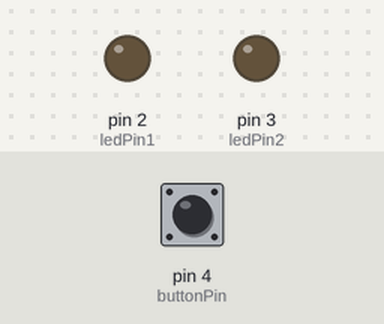
Bench run of a sketch on a simulated Arduino Uno, built with avr-gcc and run on an emulated ATmega328P. Shown: output pins drawn as LEDs (lit = HIGH). Dashed ring = blinking. The inputs (shaded band) are chosen by the test bench; at power-on: pin 4 (buttonPin) HIGH.

Above: at 1.2 s.
1.3 s: pin 4 (buttonPin) pulled LOW for 1 s
At 3.4 s:
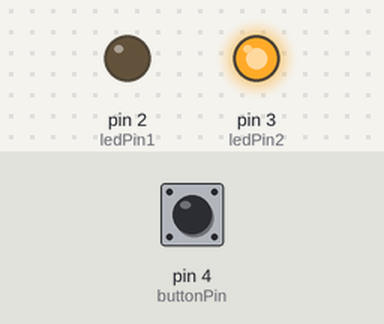
3.8 s: pin 4 (buttonPin) pulled LOW for 0.15 s
At 4.8 s:
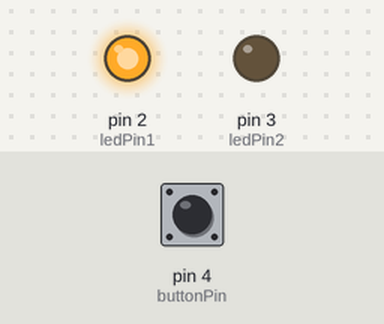
5.4 s: pin 4 (buttonPin) pulled LOW for 3.2 s
At 5.5 s:
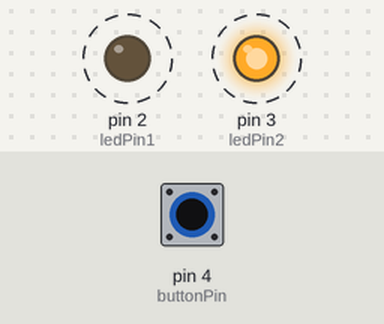
Timing chart, 0 to 9.9 s (numbered marks = the images above; inputs shaded):
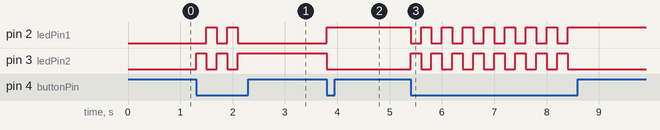

Measured:
- after the input at 1.3 s, pin 2 (ledPin1): alternates HIGH for 0.20 s and LOW for 0.20 s, 4 changes in all, then stays LOW, starting after 0.20 s; pin 3 (ledPin2): alternates HIGH for 0.20 s and LOW for 0.20 s, 5 changes in all, then stays HIGH, starting at once
- after the input at 3.8 s, pin 2 (ledPin1): LOW → HIGH at once; pin 3 (ledPin2): HIGH → LOW at once
- after the input at 5.4 s, pin 2 (ledPin1): alternates HIGH for 0.20 s and LOW for 0.20 s, 16 changes in all, then stays HIGH, starting at once; pin 3 (ledPin2): alternates HIGH for 0.20 s and LOW for 0.20 s, 16 changes in all, then stays LOW, starting at once

The sketch:

C2E2.ino
```cpp
//Intercalado de 2 led con botón.

int ledPin1 = 2;
int ledPin2 = 3;
int buttonPin = 4;
bool ledState = LOW;

void setup() {
    Serial.begin(9600);
  pinMode(ledPin1, OUTPUT);
  pinMode(ledPin2, OUTPUT);
  pinMode(buttonPin, INPUT_PULLUP);
}

void loop() {
  if (digitalRead(buttonPin) == LOW) {
    ledState = !ledState;


    digitalWrite(ledPin1, LOW);
    digitalWrite(ledPin2, LOW);


    if (ledState == LOW) {
      digitalWrite(ledPin1, HIGH);
    } else {
      digitalWrite(ledPin2, HIGH);
    }

    delay(200);
  }
}
```
